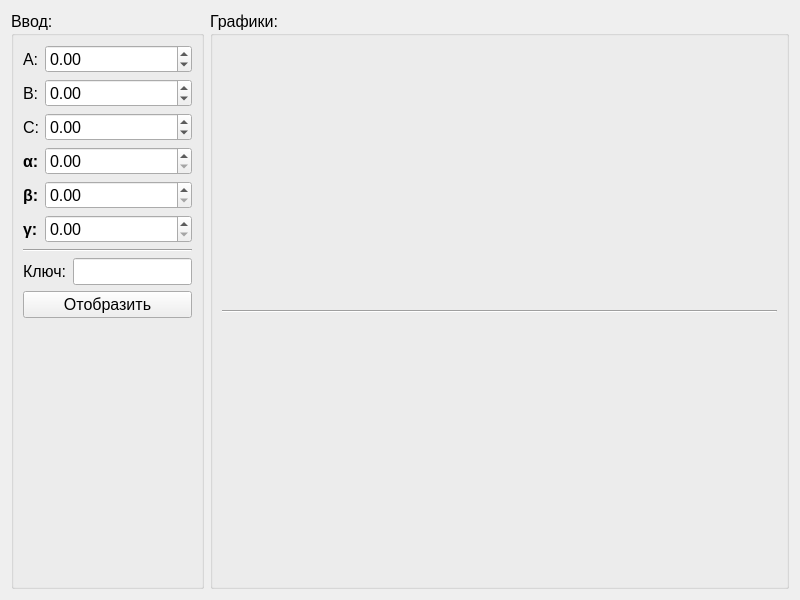
<?xml version="1.0" encoding="UTF-8"?>
<ui version="4.0">
 <class>Widget</class>
 <widget class="QWidget" name="Widget">
  <property name="geometry">
   <rect>
    <x>0</x>
    <y>0</y>
    <width>800</width>
    <height>600</height>
   </rect>
  </property>
  <property name="windowTitle">
   <string>Лаб. №2. Преобразование аналоговых телефонных сообщений  (скремблеры)</string>
  </property>
  <layout class="QGridLayout" name="gridLayout_2" columnstretch="1,3">
   <item row="0" column="0">
    <widget class="QGroupBox" name="groupBox_input">
     <property name="font">
      <font>
       <pointsize>12</pointsize>
      </font>
     </property>
     <property name="title">
      <string>Ввод:</string>
     </property>
     <layout class="QGridLayout" name="gridLayout">
      <item row="0" column="1">
       <layout class="QFormLayout" name="formLayout_input">
        <item row="0" column="0">
         <widget class="QLabel" name="a_Label">
          <property name="text">
           <string>A:</string>
          </property>
         </widget>
        </item>
        <item row="0" column="1">
         <widget class="QDoubleSpinBox" name="a_DoubleSpinBox">
          <property name="minimum">
           <double>-99.000000000000000</double>
          </property>
         </widget>
        </item>
        <item row="1" column="0">
         <widget class="QLabel" name="b_Label">
          <property name="text">
           <string>B:</string>
          </property>
         </widget>
        </item>
        <item row="1" column="1">
         <widget class="QDoubleSpinBox" name="b_DoubleSpinBox">
          <property name="minimum">
           <double>-99.000000000000000</double>
          </property>
         </widget>
        </item>
        <item row="2" column="0">
         <widget class="QLabel" name="c_Label">
          <property name="text">
           <string>C:</string>
          </property>
         </widget>
        </item>
        <item row="2" column="1">
         <widget class="QDoubleSpinBox" name="c_DoubleSpinBox">
          <property name="minimum">
           <double>-99.000000000000000</double>
          </property>
         </widget>
        </item>
        <item row="3" column="0">
         <widget class="QLabel" name="alpha_Label">
          <property name="font">
           <font>
            <pointsize>12</pointsize>
            <weight>75</weight>
            <bold>true</bold>
           </font>
          </property>
          <property name="text">
           <string>α:</string>
          </property>
         </widget>
        </item>
        <item row="3" column="1">
         <widget class="QDoubleSpinBox" name="alpha_DoubleSpinBox"/>
        </item>
        <item row="4" column="0">
         <widget class="QLabel" name="beta_Label">
          <property name="font">
           <font>
            <pointsize>12</pointsize>
            <weight>75</weight>
            <bold>true</bold>
           </font>
          </property>
          <property name="text">
           <string>β:</string>
          </property>
         </widget>
        </item>
        <item row="4" column="1">
         <widget class="QDoubleSpinBox" name="beta_DoubleSpinBox"/>
        </item>
        <item row="5" column="0">
         <widget class="QLabel" name="gamma_Label">
          <property name="font">
           <font>
            <pointsize>12</pointsize>
            <weight>75</weight>
            <bold>true</bold>
           </font>
          </property>
          <property name="text">
           <string>γ:</string>
          </property>
         </widget>
        </item>
        <item row="5" column="1">
         <widget class="QDoubleSpinBox" name="gamma_DoubleSpinBox"/>
        </item>
       </layout>
      </item>
      <item row="4" column="1">
       <spacer name="verticalSpacer">
        <property name="orientation">
         <enum>Qt::Vertical</enum>
        </property>
        <property name="sizeHint" stdset="0">
         <size>
          <width>20</width>
          <height>40</height>
         </size>
        </property>
       </spacer>
      </item>
      <item row="3" column="1">
       <widget class="QPushButton" name="pushButton_show">
        <property name="text">
         <string>Отобразить</string>
        </property>
       </widget>
      </item>
      <item row="2" column="1">
       <layout class="QFormLayout" name="formLayout">
        <item row="0" column="0">
         <widget class="QLabel" name="key_Label">
          <property name="text">
           <string>Ключ:</string>
          </property>
         </widget>
        </item>
        <item row="0" column="1">
         <widget class="QLineEdit" name="key_LineEdit">
          <property name="inputMethodHints">
           <set>Qt::ImhDigitsOnly</set>
          </property>
          <property name="inputMask">
           <string/>
          </property>
          <property name="text">
           <string/>
          </property>
          <property name="maxLength">
           <number>10</number>
          </property>
          <property name="frame">
           <bool>true</bool>
          </property>
         </widget>
        </item>
       </layout>
      </item>
      <item row="1" column="1">
       <widget class="Line" name="line_2">
        <property name="orientation">
         <enum>Qt::Horizontal</enum>
        </property>
       </widget>
      </item>
     </layout>
    </widget>
   </item>
   <item row="0" column="1">
    <widget class="QGroupBox" name="groupBox_chart">
     <property name="font">
      <font>
       <pointsize>12</pointsize>
      </font>
     </property>
     <property name="title">
      <string>Графики:</string>
     </property>
     <layout class="QGridLayout" name="gridLayout_3">
      <item row="2" column="0">
       <widget class="QCustomPlot" name="widget_chart_crypt" native="true"/>
      </item>
      <item row="0" column="0">
       <widget class="QCustomPlot" name="widget_chart" native="true"/>
      </item>
      <item row="1" column="0">
       <widget class="Line" name="line">
        <property name="orientation">
         <enum>Qt::Horizontal</enum>
        </property>
       </widget>
      </item>
     </layout>
    </widget>
   </item>
  </layout>
 </widget>
 <customwidgets>
  <customwidget>
   <class>QCustomPlot</class>
   <extends>QWidget</extends>
   <header location="global">thirdparty/qcustomplot.h</header>
   <container>1</container>
  </customwidget>
 </customwidgets>
 <resources/>
 <connections/>
</ui>
